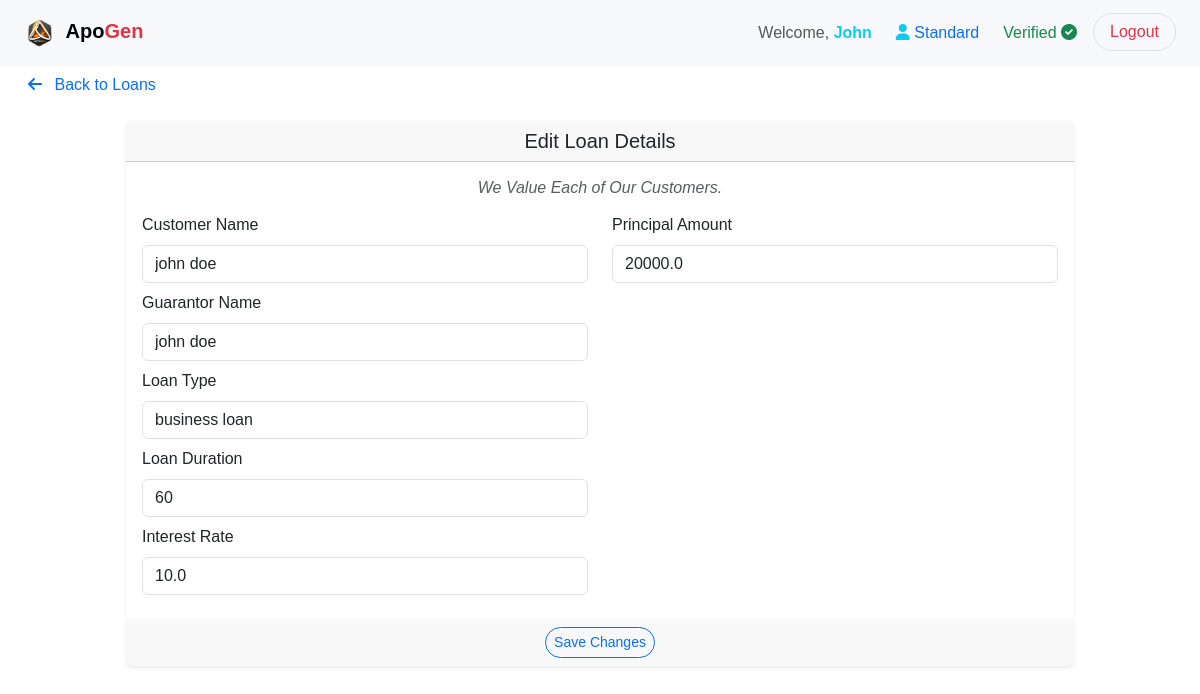
The app's page /edit_loan/3 (signed in) with its own data.
### app/server/database/models.py (models this page shows)
class User(UserMixin, db.Model):
    id = db.Column(db.Integer, primary_key=True)
    first_name = db.Column(db.String(255), nullable=False)
    last_name = db.Column(db.String(255), nullable=False)
    email = db.Column(db.String(255), unique=True, nullable=False)
    mobile_number = db.Column(db.String(15), nullable=False)
    id_number = db.Column(db.String(20), unique=True, nullable=False)
    education_level = db.Column(db.String(50), nullable=False)
    occupation = db.Column(db.String(255), nullable=False)
    dob = db.Column(db.Date, nullable=False)
    password = db.Column(db.String(255), nullable=False)
    membership = db.Column(db.Boolean, default=False, nullable=False)
    verification_status = db.Column(db.Boolean, default=False, nullable=False)
    profile_picture = db.Column(db.String(255))
    timestamp = db.Column(db.DateTime, default=datetime.now(timezone.utc) + timedelta(hours=3), nullable=False)
    role_id = db.Column(db.Integer, db.ForeignKey('role.id'), nullable=False)
    role = db.relationship('Role', backref='users')
    loans = db.relationship('Loan', backref='guarantor', lazy=True)
    contributions = db.relationship('Contribution', backref='user', lazy=True)

class Role(db.Model):
    id = db.Column(db.Integer, primary_key=True)
    name = db.Column(db.String(50), unique=True, nullable=False)

class Loan(db.Model):
    id = db.Column(db.Integer, primary_key=True)
    customer_name = db.Column(db.String(255), nullable=False)
    guarantor_name = db.Column(db.String(255), nullable=False)
    loan_type = db.Column(db.String(255), nullable=False)
    principal = db.Column(db.Float, nullable=False)
    loan_duration = db.Column(db.Integer, nullable=False)
    interest_rate = db.Column(db.Float, default=10, nullable=False)
    service_cost = db.Column(db.Float, default=0, nullable=False)
    fines = db.Column(db.Float, default=0, nullable=True)
    partial_issuance = db.Column(db.Float, default=0, nullable=True)
    partial_payment = db.Column(db.Float, default=0, nullable=True)
    partial_balance = db.Column(db.Float, default=0, nullable=True)
    repayment = db.Column(db.Float, nullable=False)
    profit = db.Column(db.Float, nullable=False)
    loan_status = db.Column(db.String(255), default='pending', nullable=False)
    timestamp = db.Column(db.DateTime, default=datetime.now(timezone.utc) + timedelta(hours=3), nullable=False)
    approval_timestamp = db.Column(db.DateTime, nullable=True)
    issuance_timestamp = db.Column(db.DateTime, nullable=True)
    payment_timestamp = db.Column(db.DateTime, nullable=True)
    guarantor_id = db.Column(db.Integer, db.ForeignKey('user.id'), nullable=False)
    system_id = db.Column(db.Integer, db.ForeignKey('system.id'), nullable=False)
    system = relationship('System', back_populates='loans')

### app/server/routes.py (the view, shortened to what this page needs)
@routes.route('/edit_loan/<int:loan_id>', methods=['GET', 'POST'])
@login_required
def edit_loan(loan_id):
    loan = Loan.query.get_or_404(loan_id)
    form = EditLoanForm(obj=loan)
    form.customer_name.choices = get_customer_names()
    form.guarantor_name.choices = get_guarantor_names()
    form.loan_type.choices = get_loan_types()
    form.loan_duration.choices = get_loan_durations()
    return render_template('common/edit_loan.html', title='Edit Loan', form=form, loan=loan)

### app/server/routes.py (called while the page is built)
@login_manager.user_loader
def load_user(user_id):
    return db.session.get(User, int(user_id))

@routes.context_processor
def inject_now():
    return {'now': datetime.utcnow() + timedelta(hours=3)}

def get_customer_names():
    if current_user.membership:
        customers = User.query.filter(User.id != '1', User.verification_status.is_(True)).all()
    elif current_user.verification_status:
        customers = [current_user]
    else:
        customers = []
    all_names = [f"{customer.first_name} {customer.last_name}" for customer in customers]
    names = sorted(all_names)  # Alphabetically sort names
    return names

def get_guarantor_names():
    guarantors = User.query.filter(User.id != '1', User.membership.is_(True)).all()
    all_names = [f"{guarantor.first_name} {guarantor.last_name}" for guarantor in guarantors]
    names = sorted(all_names)  # Alphabetically sort names
    return names

def get_loan_types():
    all_loan_types = System.query.filter(System.loan_types.isnot(None)).all()
    loan_types = sorted(all_loan_types, key=attrgetter('loan_types'))
    names = [loan_type.loan_types for loan_type in loan_types]
    return names

def get_loan_durations():
    loan_durations = System.query.filter(System.loan_durations.isnot(None)).all()
    all_durations = [loan_duration.loan_durations for loan_duration in loan_durations]
    durations = sorted(all_durations, key=lambda x: int(x))  # Sort durations as integers
    return durations

### app/client/templates/common/edit_loan.html (shortened to what this page needs)
{% extends 'base.html' %}
{% block content %}
<div class="container-fluid">
    <ul class="nav nav-pills justify-content-start border-0">
        <li class="nav-item">
            <a class="nav-link rounded-pill" href="{{ url_for('routes.dashboard') }}">
                <i class="fas fa-arrow-left me-2"></i> Back to Loans
            </a>
        </li>
    </ul>
    <div class="col-md-10 mx-auto p-3 mb-3">
        <form method="post" action="{{ url_for('routes.edit_loan', loan_id=loan.id) }}">
            <div class="card shadow-sm border-0">
                <div class="card-header h5 text-center text-dark">Edit Loan Details</div>
                <div class="card-body">
                    <div class="h6 text-center fst-italic text-muted mb-3">We Value Each of Our Customers.</div>
                    <div class="row">
                        <div class="{% if current_user.role.name in ['admin', 'system'] %} col-md-4 {% else %} col-md-6 {% endif %}">
                            <div class="mb-2">
                                <label for="customer_name" class="form-label">Customer Name</label>
                                {{ form.customer_name(class="form-control", required=True) }}
                            </div>
                            <div class="mb-2">
                                <label for="guarantor_name" class="form-label">Guarantor Name</label>
                                {{ form.guarantor_name(class="form-control", required=True) }}
                            </div>
                            <div class="mb-2">
                                <label for="loan_type" class="form-label">Loan Type</label>
                                {{ form.loan_type(class="form-control", required=True) }}
                            </div>
                            <div class="mb-2">
                                <label for="loan_duration" class="form-label">Loan Duration</label>
                                {{ form.loan_duration(class="form-control", required=True) }}
                            </div>
                            <div class="mb-2">
                                <label for="interest_rate" class="form-label">Interest Rate</label>
                                {{ form.interest_rate(class="form-control", required=True) }}
                            </div>
                        </div>
                        <div class="{% if current_user.role.name in ['admin', 'system'] %} col-md-4 {% else %} col-md-6 {% endif %}">
                            <div class="mb-2">
                                <label for="principal" class="form-label">Principal Amount</label>
                                {{ form.principal(class="form-control", required=True) }}
                            </div>
                        </div>
                    </div>
                </div>
                <div class="card-footer text-center border-0">
                    <button type="submit" class="btn btn-sm btn-outline-primary rounded-pill">Save Changes</button>
                </div>
            </div>
        </form>
    </div>
</div>
{% endblock %}

### app/client/templates/navs/navbar.html (shortened to what this page needs)
{% if not hide_navbar %}
<nav class="navbar navbar-expand-lg fixed-top bg-light">
  <div class="container-fluid mx-2">
    <a class="navbar-brand" href="#TOP">
      <img
        src="{{ url_for('static', filename='images/logo.png') }}"
        alt="Company Logo"
        height="40"
      />
      <span class="fw-bold">Apo</span
      ><span class="text-danger fw-bold">Gen</span>
    </a>
    <div class="collapse navbar-collapse justify-content-end" id="navbarNav">
      <ul class="navbar-nav">
        <li class="nav-item mx-1">
          <span class="nav-link">
            Welcome,
            <b class="text-info">{{ current_user.first_name.title() }}</b>
          </span>
        </li>
        <li class="nav-item mx-1">
          <span class="nav-link">
            <i class="fas fa-user text-info"></i>
            <span class="text-primary">
              {{ current_user.role.name.title() }}
            </span>
          </span>
        </li>
        <li class="nav-item mx-1">
          <span class="nav-link">
            {% if current_user.verification_status %}
            <span class="text-success">Verified</span>
            <i class="fas fa-check-circle text-success"></i>
            {% else %}
            <span class="text-danger">Not Verified</span>
            <i class="fas fa-times-circle text-danger"></i>
            {% endif %}
          </span>
        </li>
        <li class="nav-item mx-1">
          <a
            class="btn btn-outline-danger border rounded-pill px-3"
            href="{{ url_for('routes.logout') }}"
            onclick="localStorage.clear();"
            >Logout</a
          >
        </li>
      </ul>
    </div>
  </div>
</nav>
{% endif %}

### app/client/static/css/style.css (style rules this page uses)
*, *::before, *::after { margin: 0; padding: 0; box-sizing: border-box; }
li { list-style: none; }
button, input, textarea { background: none; border: none; font: inherit; }
button { cursor: pointer; }
input, textarea { width: 100%; }
body { margin: 0; font-family: Arial, sans-serif; overflow-y: scroll; }
.card-footer { overflow: hidden; }

### records on screen
User: first_name "John"
Role: role.name "Standard"
Loan: customer_name "john doe", guarantor_name "john doe", loan_type "business loan", loan_duration "60", interest_rate "10.0", principal "20000.0"
